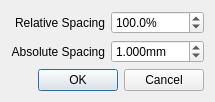
<ui version="4.0" >
 <class>slicespacingdialog</class>
 <widget class="QDialog" name="slicespacingdialog" >
  <property name="geometry" >
   <rect>
    <x>0</x>
    <y>0</y>
    <width>215</width>
    <height>97</height>
   </rect>
  </property>
  <property name="windowTitle" >
   <string>Dialog</string>
  </property>
  <layout class="QVBoxLayout" >
   <item>
    <layout class="QGridLayout" >
     <item row="0" column="0" >
      <widget class="QLabel" name="label" >
       <property name="text" >
        <string>Relative Spacing</string>
       </property>
       <property name="alignment" >
        <set>Qt::AlignRight|Qt::AlignTrailing|Qt::AlignVCenter</set>
       </property>
      </widget>
     </item>
     <item row="0" column="1" >
      <widget class="QDoubleSpinBox" name="Relative" >
       <property name="suffix" >
        <string>%</string>
       </property>
       <property name="decimals" >
        <number>1</number>
       </property>
       <property name="maximum" >
        <double>100000.000000000000000</double>
       </property>
       <property name="value" >
        <double>100.000000000000000</double>
       </property>
      </widget>
     </item>
     <item row="1" column="0" >
      <widget class="QLabel" name="label_2" >
       <property name="text" >
        <string>Absolute Spacing</string>
       </property>
       <property name="alignment" >
        <set>Qt::AlignRight|Qt::AlignTrailing|Qt::AlignVCenter</set>
       </property>
      </widget>
     </item>
     <item row="1" column="1" >
      <widget class="QDoubleSpinBox" name="Absolute" >
       <property name="suffix" >
        <string>mm</string>
       </property>
       <property name="decimals" >
        <number>3</number>
       </property>
       <property name="maximum" >
        <double>100.000000000000000</double>
       </property>
       <property name="singleStep" >
        <double>0.010000000000000</double>
       </property>
       <property name="value" >
        <double>1.000000000000000</double>
       </property>
      </widget>
     </item>
    </layout>
   </item>
   <item>
    <widget class="QDialogButtonBox" name="buttonBox" >
     <property name="standardButtons" >
      <set>QDialogButtonBox::Cancel|QDialogButtonBox::NoButton|QDialogButtonBox::Ok</set>
     </property>
    </widget>
   </item>
  </layout>
 </widget>
 <resources/>
 <connections/>
</ui>
